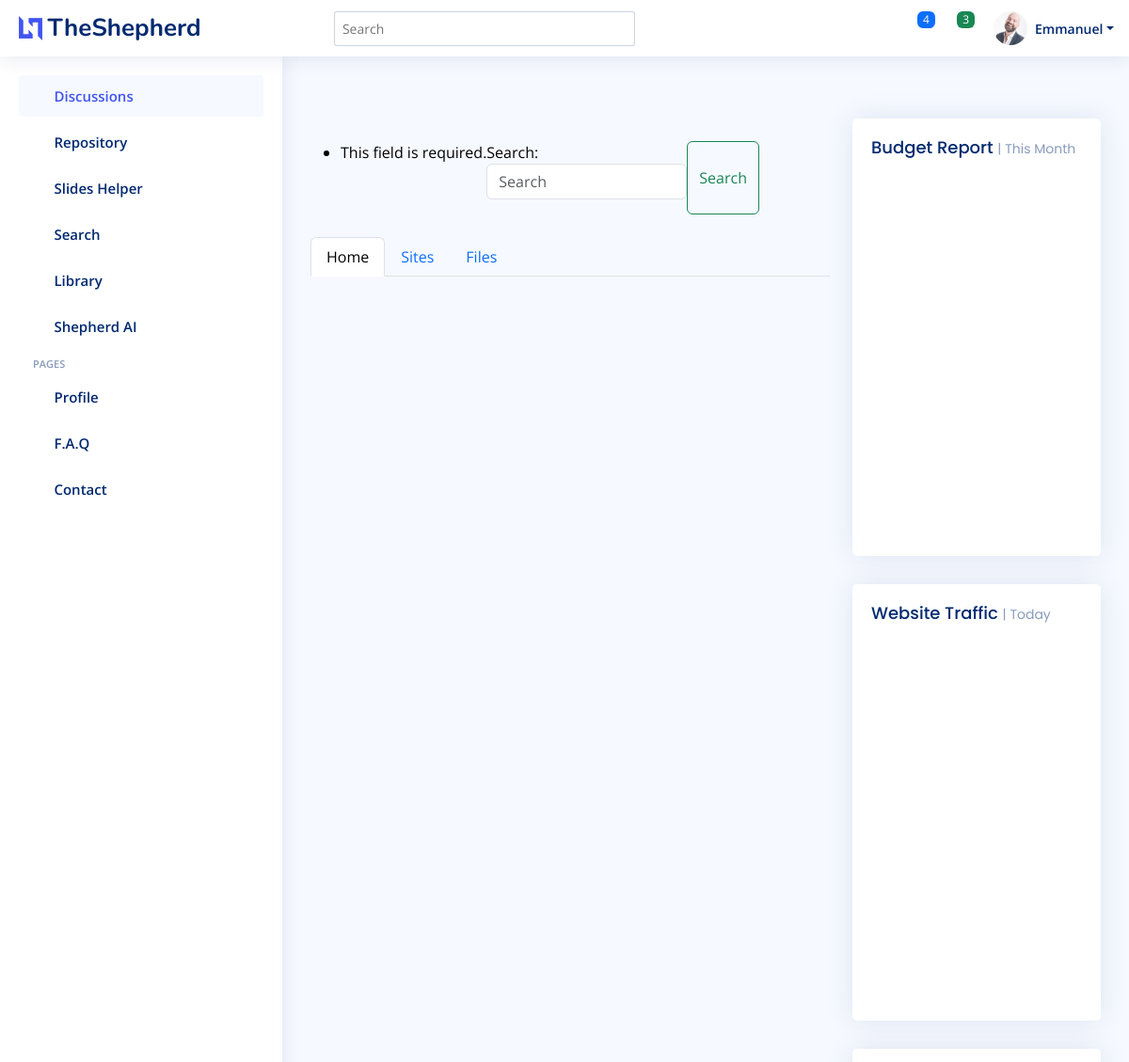
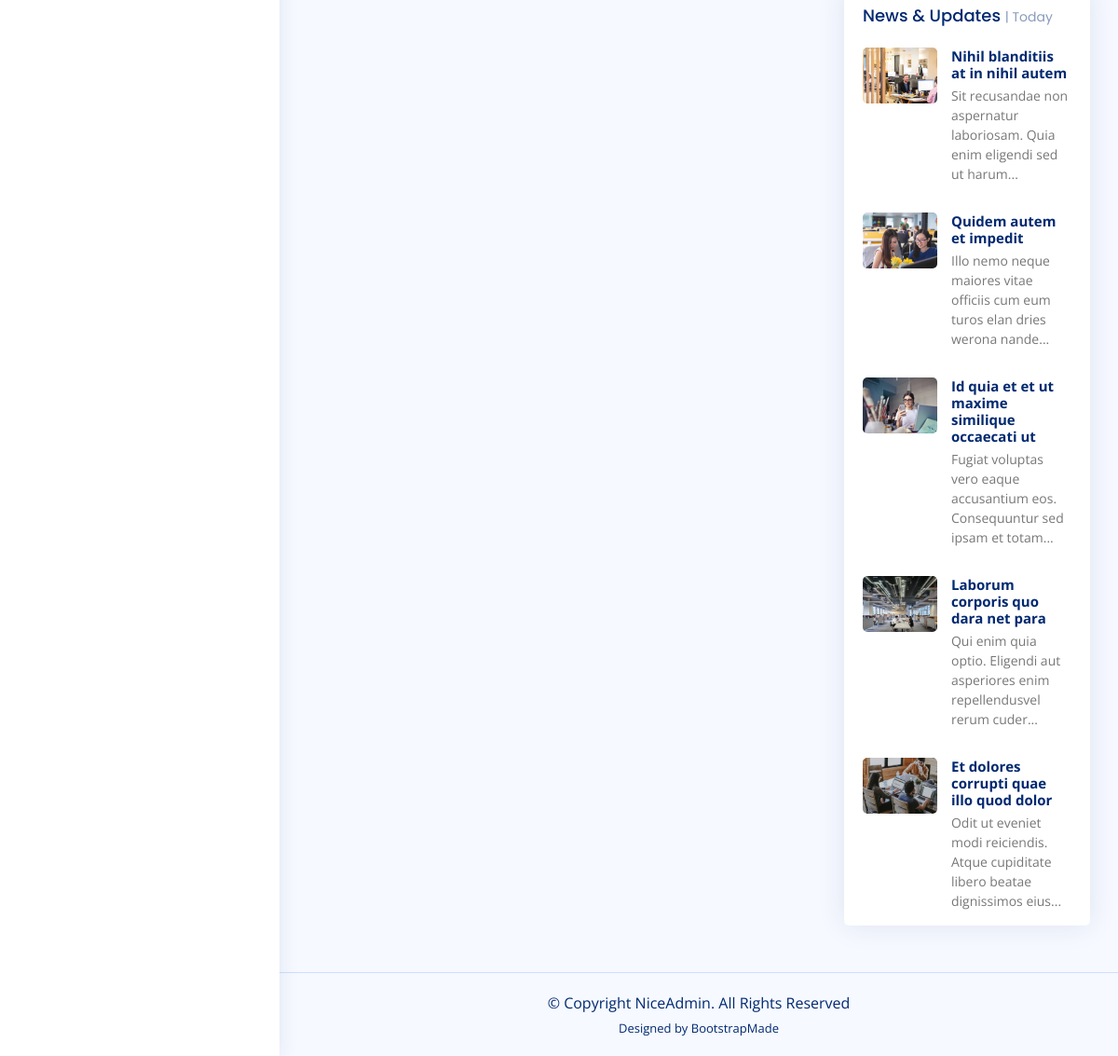
Screenshot of /search/ (signed in) with the database file from the repository (2 pictures, top to bottom).
### discussions/models.py (models this page shows, shortened)
class Student(models.Model):
    friend = models.ForeignKey('self', on_delete=models.CASCADE, blank=True, null=True)
    user = models.OneToOneField(User, on_delete=models.CASCADE)
    back_img = models.ImageField(blank=True, upload_to="images/profiles", default='images/597_1.jpg')

### search/views.py (the view)
# urls.py: path("", views.IndexView.as_view(), name="index"),
class IndexView(generic.ListView):
    template_name = "search/index.html"
    context_object_name = "search"
    model = File
    def get_queryset(self):
        return File.objects.all()
    def get_context_data(self, **kwargs: Any) -> Dict[str, Any]:
        context = super(IndexView, self).get_context_data(**kwargs)
        context['files'] = File.objects.all()
        context['student'] = Student.objects.filter(user=self.request.user)[0]
        context['form'] = SearchForm(self.request.GET)
        if context['form'].is_valid():
            s = Search()
            query = context['form'].cleaned_data['query']
            context['results'] = s.find(query)
        return context

### search/forms.py
class SearchForm(forms.Form):
    query = forms.CharField(label='Search', max_length=100,
                            widget=forms.TextInput(attrs={
                                'class':'form-control me-2',
                                'type':"search", 'placeholder':"Search",
                                'aria-label':"Search"
                                }))

### repository/models.py (called while the page is built)
    def __str__(self):
        return self.file.name

### search/templates/search/index.html (shortened to what this page needs)
{% extends 'base.html' %}
{% load static %}
{% block content %}
<br>
<div>
  <form method="GET" action="" class="d-flex center">
    {{ form.as_p }}
    <button class="btn btn-outline-success" type="submit">Search</button>
  </form>
</div>
<br>
  <div>
    <ul class="nav nav-tabs" id="myTab" role="tablist">
      <li class="nav-item" role="presentation">
        <button class="nav-link active" id="home-tab" data-bs-toggle="tab" data-bs-target="#home" type="button" role="tab" aria-controls="home" aria-selected="true">Home</button>
      </li>
      <li class="nav-item" role="presentation">
        <button class="nav-link" id="images-tab" data-bs-toggle="tab" data-bs-target="#images" type="button" role="tab" aria-controls="images" aria-selected="false">Sites</button>
      </li>
      <li class="nav-item" role="presentation">
        <button class="nav-link" id="files-tab" data-bs-toggle="tab" data-bs-target="#files" type="button" role="tab" aria-controls="files" aria-selected="false">Files</button>
      </li>
    </ul>
    <div class="tab-content" id="myTabContent">
      <div class="tab-pane fade show active" id="home" role="tabpanel" aria-labelledby="home-tab">
        <br>
      </div>
    </div>
  </div>
{% endblock %}

### templates/base.html (shortened to what this page needs)
<!DOCTYPE html>
<html lang="en">
<head>
  {% load static %}
  <link href="{% static 'assets/vendor/bootstrap/css/bootstrap.min.css' %}" rel="stylesheet">
  <link href="{% static 'assets/vendor/bootstrap-icons/bootstrap-icons.css' %}" rel="stylesheet">
  <link href="{% static 'assets/vendor/boxicons/css/boxicons.min.css' %}" rel="stylesheet">
  <link href="{% static 'assets/vendor/quill/quill.snow.css' %}" rel="stylesheet">
  <link href="{% static 'assets/vendor/quill/quill.bubble.css' %}" rel="stylesheet">
  <link href="{% static 'assets/vendor/remixicon/remixicon.css' %}" rel="stylesheet">
  <link href="{% static 'assets/vendor/simple-datatables/style.css' %}" rel="stylesheet">
  <link href="{% static 'assets/css/style.css' %}" rel="stylesheet">
  <link href="{% static 'assets/css/main.css' %}" rel="stylesheet">
</head>
<body>
  <header id="header" class="header fixed-top d-flex align-items-center">
    <div class="d-flex align-items-center justify-content-between">
      <a href="{% url 'discussions:index' %}" class="logo d-flex align-items-center">
        <img src="{% static 'assets/img/logo.png' %}" alt="">
        <span class="d-none d-lg-block">TheShepherd</span>
      </a>
      <i class="bi bi-list toggle-sidebar-btn"></i>
    </div>
    <div class="search-bar">
      <form class="search-form d-flex align-items-center" method="POST" action="#">
        <input type="text" name="query" placeholder="Search" title="Enter search keyword">
        <button type="submit" title="Search"><i class="bi bi-search"></i></button>
      </form>
    </div>
    <nav class="header-nav ms-auto">
      <ul class="d-flex align-items-center">
        {% if not user.is_authenticated %}
        <li class="nav-item">
          <a class="nav-link collapsed" href="{% url 'accounts:signup' %}">
            <i class="bi bi-card-list"></i>
            <span>Register</span>
          </a>
        </li>
        <li class="nav-item">
          <a class="nav-link collapsed" href="{% url 'login' %}">
            <i class="bi bi-box-arrow-in-right"></i>
            <span>Login</span>
          </a>
        </li>
        {% else %}
        <li class="nav-item dropdown">
          <a class="nav-link nav-icon" href="#" data-bs-toggle="dropdown">
            <i class="bi bi-bell"></i>
            <span class="badge bg-primary badge-number">4</span>
          </a>
        </li>
        <li class="nav-item dropdown">
          <a class="nav-link nav-icon" href="#" data-bs-toggle="dropdown">
            <i class="bi bi-chat-left-text"></i>
            <span class="badge bg-success badge-number">3</span>
          </a>
        </li>
        <li class="nav-item dropdown pe-3">
          <a class="nav-link nav-profile d-flex align-items-center pe-0" href="#" data-bs-toggle="dropdown">
            <img src="{% static student.back_img.url %}" alt="Profile" class="rounded-circle">
            <span class="d-none d-md-block dropdown-toggle ps-2">{{ student.user.username }}</span>
          </a>
        </li>
        {% endif %}
      </ul>
    </nav>
  </header>
  <aside id="sidebar" class="sidebar">
    <ul class="sidebar-nav" id="sidebar-nav">
      <li class="nav-item">
        <a class="nav-link " href="{% url 'discussions:index' %}">
          <i class="bi bi-grid"></i>
          <span>Discussions</span>
        </a>
      </li>
      <li class="nav-item">
        <a class="nav-link collapsed"  href="{% url 'repository:repository' %}">
          <i class="bi bi-menu-button-wide"></i><span>Repository</span>
        </a>
      </li>
      <li class="nav-item">
        <a class="nav-link collapsed" href="{% url 'sliders:sliders' %}">
          <i class="bi bi-journal-text"></i><span>Slides Helper</span>
        </a>
      </li>
      <li class="nav-item">
        <a class="nav-link collapsed" href="{% url 'search:search' %}">
          <i class="bi bi-layout-text-window-reverse"></i><span>Search</span>
        </a>
      </li>
      <li class="nav-item">
        <a class="nav-link collapsed" href="#">
          <i class="bi bi-bar-chart"></i><span>Library</span>
        </a>
      </li>
      <li class="nav-item">
        <a class="nav-link collapsed" href="#">
          <i class="bi bi-gem"></i><span>Shepherd AI</span>
        </a>
      </li>
      <li class="nav-heading">Pages</li>
      <li class="nav-item">
        <a class="nav-link collapsed" href="users-profile.html">
          <i class="bi bi-person"></i>
          <span>Profile</span>
        </a>
      </li>
      <li class="nav-item">
        <a class="nav-link collapsed" href="pages-faq.html">
          <i class="bi bi-question-circle"></i>
          <span>F.A.Q</span>
        </a>
      </li>
      <li class="nav-item">
        <a class="nav-link collapsed" href="pages-contact.html">
          <i class="bi bi-envelope"></i>
          <span>Contact</span>
        </a>
      </li>
    </ul>
  </aside>
  <main id="main" class="main">
    <section class="section dashboard">
      <div class="row">
        <div class="col-lg-8">
          <div class="row">
            <div class="">
              {% block content %}{%  endblock %}
            </div>
          </div>
        </div>
        <div class="col-lg-4">
          <div class="card">
            <div class="filter">
              <a class="icon" href="#" data-bs-toggle="dropdown"><i class="bi bi-three-dots"></i></a>
            </div>
            <div class="card-body pb-0">
              <h5 class="card-title">Budget Report <span>| This Month</span></h5>
              <div id="budgetChart" style="min-height: 400px;" class="echart"></div>
            </div>
          </div>
          <div class="card">
            <div class="filter">
              <a class="icon" href="#" data-bs-toggle="dropdown"><i class="bi bi-three-dots"></i></a>
            </div>
            <div class="card-body pb-0">
              <h5 class="card-title">Website Traffic <span>| Today</span></h5>
              <div id="trafficChart" style="min-height: 400px;" class="echart"></div>
            </div>
          </div>
          <div class="card">
            <div class="filter">
              <a class="icon" href="#" data-bs-toggle="dropdown"><i class="bi bi-three-dots"></i></a>
            </div>
            <div class="card-body pb-0">
              <h5 class="card-title">News &amp; Updates <span>| Today</span></h5>
              <div class="news">
                <div class="post-item clearfix">
                  <img src="assets/img/news-1.jpg" alt="">
                  <h4><a href="#">Nihil blanditiis at in nihil autem</a></h4>
                  <p>Sit recusandae non aspernatur laboriosam. Quia enim eligendi sed ut harum...</p>
                </div>
                <div class="post-item clearfix">
                  <img src="assets/img/news-2.jpg" alt="">
                  <h4><a href="#">Quidem autem et impedit</a></h4>
                  <p>Illo nemo neque maiores vitae officiis cum eum turos elan dries werona nande...</p>
                </div>
                <div class="post-item clearfix">
                  <img src="assets/img/news-3.jpg" alt="">
                  <h4><a href="#">Id quia et et ut maxime similique occaecati ut</a></h4>
                  <p>Fugiat voluptas vero eaque accusantium eos. Consequuntur sed ipsam et totam...</p>
                </div>
                <div class="post-item clearfix">
                  <img src="assets/img/news-4.jpg" alt="">
                  <h4><a href="#">Laborum corporis quo dara net para</a></h4>
                  <p>Qui enim quia optio. Eligendi aut asperiores enim repellendusvel rerum cuder...</p>
                </div>
                <div class="post-item clearfix">
                  <img src="assets/img/news-5.jpg" alt="">
                  <h4><a href="#">Et dolores corrupti quae illo quod dolor</a></h4>
                  <p>Odit ut eveniet modi reiciendis. Atque cupiditate libero beatae dignissimos eius...</p>
                </div>
              </div>
            </div>
          </div>
        </div>
      </div>
    </section>
  </main>
  <footer id="footer" class="footer">
    <div class="copyright">
      &copy; Copyright <strong><span>NiceAdmin</span></strong>. All Rights Reserved
    </div>
    <div class="credits">
      Designed by <a href="https://bootstrapmade.com/">BootstrapMade</a>
    </div>
  </footer>
</body>
</html>

### static/assets/css/style.css (style rules this page uses)
:root { scroll-behavior: smooth; }
body { font-family: "Open Sans", sans-serif; background: #f6f9ff; color: #444444; }
a { color: #4154f1; text-decoration: none; }
h1, h2, h3, h4, h5, h6 { font-family: "Nunito", sans-serif; }
#main { margin-top: 60px; padding: 20px 30px; transition: all 0.3s; }
.card { margin-bottom: 30px; border: none; border-radius: 5px; box-shadow: 0px 0 30px rgba(1, 41, 112, 0.1); }
.card-title { padding: 20px 0 15px 0; font-size: 18px; font-weight: 500; color: #012970; font-family: "Poppins", sans-serif; }
.card-title span { color: #899bbd; font-size: 14px; font-weight: 400; }
.card-body { padding: 0 20px 20px 20px; }
.logo { line-height: 1; }
@media (min-width: 1200px) { .logo { width: 280px; } }
.logo img { max-height: 26px; margin-right: 6px; }
.logo span { font-size: 26px; font-weight: 700; color: #012970; font-family: "Nunito", sans-serif; }
.header { transition: all 0.5s; z-index: 997; height: 60px; box-shadow: 0px 2px 20px rgba(1, 41, 112, 0.1); background-color: #fff; padding-left: 20px; }
.header .toggle-sidebar-btn { font-size: 32px; padding-left: 10px; cursor: pointer; color: #012970; }
.header .search-bar { min-width: 360px; padding: 0 20px; }
.header .search-form { width: 100%; }
.header .search-form input { border: 0; font-size: 14px; color: #012970; border: 1px solid rgba(1, 41, 112, 0.2); padding: 7px 38px 7px 8px; border-radius: 3px; transition: 0.3s; width: 100%; }
.header .search-form button { border: 0; padding: 0; margin-left: -30px; background: none; }
.header .search-form button i { color: #012970; }
.header-nav ul { list-style: none; }
.header-nav>ul { margin: 0; padding: 0; }
.header-nav .nav-icon { font-size: 22px; color: #012970; margin-right: 25px; position: relative; }
.header-nav .nav-profile { color: #012970; }
.header-nav .nav-profile img { max-height: 36px; }
.header-nav .nav-profile span { font-size: 14px; font-weight: 600; }
.header-nav .badge-number { position: absolute; inset: -2px -5px auto auto; font-weight: normal; font-size: 12px; padding: 3px 6px; }
.sidebar { position: fixed; top: 60px; left: 0; bottom: 0; width: 300px; z-index: 996; transition: all 0.3s; padding: 20px; overflow-y: auto; scrollbar-width: thin; scrollbar-color: #aab7cf transparent; box-shadow: 0px 0px 20px rgba(1, 41, 112, 0.1); background-color: #fff; }
@media (min-width: 1200px) { #main, #footer { margin-left: 300px; } }
.sidebar-nav { padding: 0; margin: 0; list-style: none; }
.sidebar-nav li { padding: 0; margin: 0; list-style: none; }
.sidebar-nav .nav-item { margin-bottom: 5px; }
.sidebar-nav .nav-heading { font-size: 11px; text-transform: uppercase; color: #899bbd; font-weight: 600; margin: 10px 0 5px 15px; }
.sidebar-nav .nav-link { display: flex; align-items: center; font-size: 15px; font-weight: 600; color: #4154f1; transition: 0.3; background: #f6f9ff; padding: 10px 15px; border-radius: 4px; }
.sidebar-nav .nav-link i { font-size: 16px; margin-right: 10px; color: #4154f1; }
.sidebar-nav .nav-link.collapsed { color: #012970; background: #fff; }
.sidebar-nav .nav-link.collapsed i { color: #899bbd; }
.dashboard .filter { position: absolute; right: 0px; top: 15px; }
.dashboard .filter .icon { color: #aab7cf; padding-right: 20px; padding-bottom: 5px; transition: 0.3s; font-size: 16px; }
.dashboard .news .post-item+.post-item { margin-top: 15px; }
.dashboard .news img { width: 80px; float: left; border-radius: 5px; }
.dashboard .news h4 { font-size: 15px; margin-left: 95px; font-weight: bold; margin-bottom: 5px; }
.dashboard .news h4 a { color: #012970; transition: 0.3s; }
.dashboard .news p { font-size: 14px; color: #777777; margin-left: 95px; }
.footer { padding: 20px 0; font-size: 14px; transition: all 0.3s; border-top: 1px solid #cddfff; }
.footer .copyright { text-align: center; color: #012970; }
.footer .credits { padding-top: 5px; text-align: center; font-size: 13px; color: #012970; }

### static/assets/css/main.css (style rules this page uses)
:root { scroll-behavior: smooth; }
body { color: rgba(var(--color-primary-rgb), 1); }
a { color: var(--color-links); text-decoration: none; }
h1, h2, h3, h4, h5, h6 { font-family: var(--font-primary); }
#main { margin-top: 90px; }
.footer { overflow: hidden; background: rgba(var(--color-black-rgb), 0.9); font-size: 16px; color: rgba(var(--color-white-rgb), 0.7); }
.footer .copyright strong { font-weight: 400; }
.footer .credits { padding-top: 6px; font-size: 13px; }
.footer .credits a { color: var(--color-white); }

### rows the page displays
Student: back_img (picture), user.username "Emmanuel"
